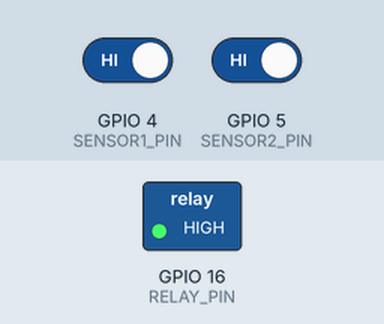
The sketch below on a simulated ESP8266 (NodeMCU). Shown: switched loads named in the sketch (green lamp = pin HIGH). Inputs (shaded band) come from the test bench; at power-on: GPIO 4 (SENSOR1_PIN) HIGH, GPIO 5 (SENSOR2_PIN) HIGH. What the sketch prints to the serial monitor is not drawn.

Above: at 1.2 s.
1.3 s: GPIO 4 (SENSOR1_PIN) driven LOW
At 2.0 s:
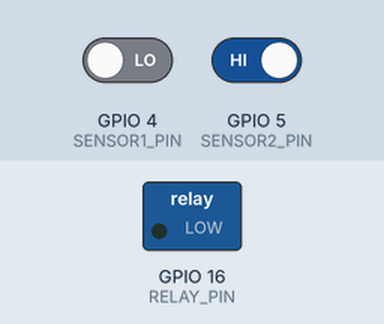
2.8 s: GPIO 4 (SENSOR1_PIN) driven HIGH
At 3.1 s:
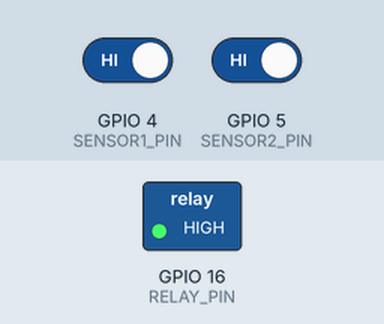
4.3 s: GPIO 5 (SENSOR2_PIN) driven LOW
At 5.4 s:
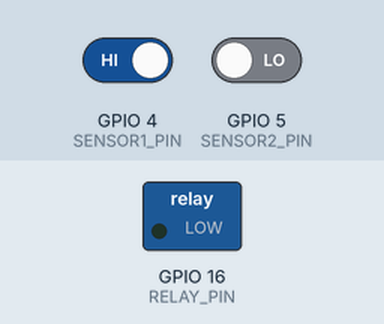
Timing chart, 0 to 7.3 s (numbered marks = the images above; inputs shaded):
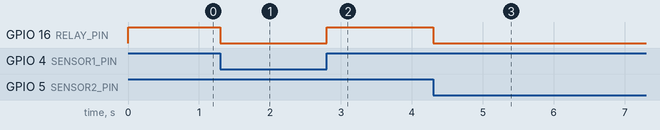

The sketch:

cs50_final_project_1.ino
```cpp
#include <ESP8266WiFi.h>
#include <ESPAsyncTCP.h>
#include <ESPAsyncWebServer.h>

//preprocessor constants
#define SENSOR1_PIN 4 // define GPIO pin Digital 1 (D1) for moisture sensor on Node MCU
#define SENSOR2_PIN 5 // define GPIO pin D2 for moisture sensor
#define RELAY_PIN 16 // define GPIO pin D0 for relay

#define WIFI_SSID     "Plant Monitor" // SSID for WiFi network
#define WIFI_PASSWORD "ballsfish" // Passphrase for WiFi network

// Reference Material:
// https://randomnerdtutorials.com/esp8266-nodemcu-async-web-server-espasyncwebserver-library/

AsyncWebServer server(80); // Create web server object

// boolean state variables for sensors
bool sensor1state = false;
bool sensor2state = false;

// HTML for web interface; ensures data is stored in program memory
// .green and .red CSS classes to change change colors of moist/dry and on/off
const char html[] PROGMEM =
R"rawliteral(
<!DOCTYPE html>
<html>
  <head>
    <title> Plant Monitor </title>
    <meta http-equiv="refresh" content="1">
  </head>
  <style>
    body {
      font-family: Arial;
      text-align: center;
    }

    p {
      font-size: 2em;
    }

    h1 {
      font-size: 8em;
    }

    .green {
      color: green;
    }

    .red {
      color: red;
    }
  </style>
  <body>
    <h1> Plant Monitor </h1>
    %STATE_INFO%
  </body>
</html>
)rawliteral";

// Display data regarding sensor states
// String is a class
String processState(const String& var)
{
  // Check to see if STATE_INFO template parameter was found (see %STATE_INFO% above)
  // This is similar to Jinja in Flask
  if(var == "STATE_INFO")
  {
    String state = "";
    // Check state of sensor 1 and add appropriate HTML based on the state
    if(sensor1state)
    {
      state += "<p> Pot Sensor #1 reports <b class=\"green\"><i>moist</i></b> </p>";
    }
    else
    {
      state += "<p> Pot Sensor #1 reports <b class=\"red\"><i>dry</i></b> </p>";
    }

    // Check state of sensor 2 and add appropriate HTML based on the state
    if(sensor2state)
    {
      state += "<p> Pot Sensor #2 reports <b class=\"green\"><i>moist</i></b> </p>";
    }
    else
    {
      state += "<p> Pot Sensor #2 reports <b class=\"red\"><i>dry</i></b> </p>";
    }

    // Compute the valve state in the same way as in void loop(), below,
    // ...and add appropriate HTML based on the state
    if(!(sensor2state || sensor1state))
    {
      state += "<p> The valve is <b class=\"green\"><i>on</i></b> </p>";
    }
    else
    {
      state += "<p> The valve is <b class=\"red\"><i>off</i></b> </p>";
    }

    return state; // Return HTML data to be filled into the template
  }

  return String(); // Return nothing if template is not state info
}

void setup()
{
  // Runs once at beginning to initialize code
  // Set sensor GPIO pins to input
  pinMode(SENSOR1_PIN, INPUT);
  pinMode(SENSOR2_PIN, INPUT);
  // Set relay GPIO pin to output
  pinMode(RELAY_PIN, OUTPUT);
  // Start serial interface to 115200 baud rate
  Serial.begin(115200);

  // Print SSID over the serial port
  Serial.print("Hosting SSID ");
  Serial.print(WIFI_SSID);

  // Start broadcasting SSID with Passphrase
  WiFi.softAP(WIFI_SSID, WIFI_PASSWORD);

  // Print Node MCU IP address over the serial port
  Serial.println("");
  Serial.println("IP address: ");
  Serial.println(WiFi.softAPIP());

  // Define '/' route for HTTP Get Requests.
  // Send HTML string processed with the processState() preprocessor function
  server.on("/", HTTP_GET, [](AsyncWebServerRequest *request){
    request->send_P(200, "text/html", html, processState);
  });

  // Enable web server
  server.begin();

}

void loop()
{
  // Poll data from sensors and assign it to the variables
  sensor1state = !digitalRead(SENSOR1_PIN);
  sensor2state = !digitalRead(SENSOR2_PIN);

  // Determine valve state and set relay accordingly
  if(!(sensor1state || sensor2state))
  {
    digitalWrite(RELAY_PIN, HIGH);
  }
  else
  {
    digitalWrite(RELAY_PIN, LOW);
  }
}
```

Measured:
- after the input at 1.3 s, GPIO 16 (RELAY_PIN): HIGH → LOW at once
- after the input at 2.8 s, GPIO 16 (RELAY_PIN): LOW → HIGH at once
- after the input at 4.3 s, GPIO 16 (RELAY_PIN): HIGH → LOW at once
